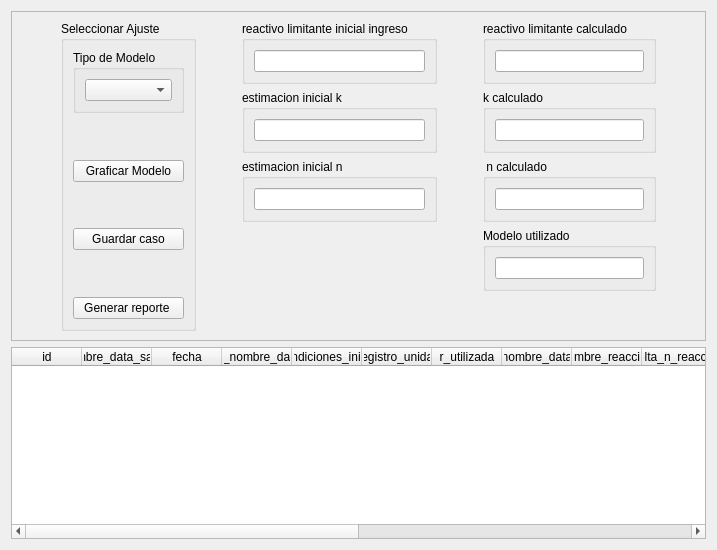
            <widget class="QWidget" name="mi_tab">
             <attribute name="title">
              <string>Método integral</string>
             </attribute>
             <layout class="QVBoxLayout" name="verticalLayout_15">
              <item>
               <widget class="QFrame" name="modelamiento">
                <property name="frameShape">
                 <enum>QFrame::StyledPanel</enum>
                </property>
                <property name="frameShadow">
                 <enum>QFrame::Raised</enum>
                </property>
                <layout class="QVBoxLayout" name="verticalLayout_14">
                 <item>
                  <layout class="QHBoxLayout" name="horizontalLayout_10">
                   <item>
                    <spacer name="horizontalSpacer_3">
                     <property name="orientation">
                      <enum>Qt::Horizontal</enum>
                     </property>
                     <property name="sizeHint" stdset="0">
                      <size>
                       <width>40</width>
                       <height>20</height>
                      </size>
                     </property>
                    </spacer>
                   </item>
                   <item>
                    <layout class="QHBoxLayout" name="horizontalLayout_44">
                     <item>
                      <widget class="QGroupBox" name="groupBox_5">
                       <property name="title">
                        <string>Seleccionar Ajuste</string>
                       </property>
                       <layout class="QVBoxLayout" name="verticalLayout_36">
                        <item>
                         <widget class="QGroupBox" name="groupBox_16">
                          <property name="title">
                           <string>Tipo de Modelo</string>
                          </property>
                          <layout class="QVBoxLayout" name="verticalLayout_18">
                           <item>
                            <widget class="QComboBox" name="ajustar_modelo_box"/>
                           </item>
                          </layout>
                         </widget>
                        </item>
                        <item>
                         <spacer name="verticalSpacer_6">
                          <property name="orientation">
                           <enum>Qt::Vertical</enum>
                          </property>
                          <property name="sizeHint" stdset="0">
                           <size>
                            <width>20</width>
                            <height>40</height>
                           </size>
                          </property>
                         </spacer>
                        </item>
                        <item>
                         <widget class="QPushButton" name="graficar_btn">
                          <property name="text">
                           <string>Graficar Modelo</string>
                          </property>
                         </widget>
                        </item>
                        <item>
                         <spacer name="verticalSpacer_5">
                          <property name="orientation">
                           <enum>Qt::Vertical</enum>
                          </property>
                          <property name="sizeHint" stdset="0">
                           <size>
                            <width>20</width>
                            <height>40</height>
                           </size>
                          </property>
                         </spacer>
                        </item>
                        <item>
                         <widget class="QPushButton" name="guardar_caso_btn">
                          <property name="text">
                           <string>Guardar caso</string>
                          </property>
                         </widget>
                        </item>
                        <item>
                         <spacer name="verticalSpacer_18">
                          <property name="orientation">
                           <enum>Qt::Vertical</enum>
                          </property>
                          <property name="sizeHint" stdset="0">
                           <size>
                            <width>20</width>
                            <height>40</height>
                           </size>
                          </property>
                         </spacer>
                        </item>
                        <item>
                         <widget class="QPushButton" name="rep2">
                          <property name="text">
                           <string>Generar reporte </string>
                          </property>
                         </widget>
                        </item>
                       </layout>
                      </widget>
                     </item>
                     <item>
                      <spacer name="horizontalSpacer_5">
                       <property name="orientation">
                        <enum>Qt::Horizontal</enum>
                       </property>
                       <property name="sizeHint" stdset="0">
                        <size>
                         <width>40</width>
                         <height>20</height>
                        </size>
                       </property>
                      </spacer>
                     </item>
                     <item>
                      <layout class="QVBoxLayout" name="verticalLayout_37">
                       <item>
                        <widget class="QGroupBox" name="groupBox_6">
                         <property name="title">
                          <string>reactivo limitante inicial ingreso</string>
                         </property>
                         <layout class="QHBoxLayout" name="horizontalLayout_45">
                          <item>
                           <widget class="QLineEdit" name="reactivo_limitante_inicial_edit">
                            <property name="tabletTracking">
                             <bool>false</bool>
                            </property>
                            <property name="contextMenuPolicy">
                             <enum>Qt::DefaultContextMenu</enum>
                            </property>
                            <property name="toolTip">
                             <string extracomment="comentario aquí"/>
                            </property>
                            <property name="statusTip">
                             <string extracomment="cometario 2 aquí"/>
                            </property>
                            <property name="whatsThis">
                             <string extracomment="cometario 3 aquí"/>
                            </property>
                            <property name="text">
                             <string/>
                            </property>
                           </widget>
                          </item>
                         </layout>
                        </widget>
                       </item>
                       <item>
                        <widget class="QGroupBox" name="groupBox_7">
                         <property name="title">
                          <string>estimacion inicial k</string>
                         </property>
                         <layout class="QHBoxLayout" name="horizontalLayout_46">
                          <item>
                           <widget class="QLineEdit" name="estimacion_inicial_k_edit">
                            <property name="tabletTracking">
                             <bool>false</bool>
                            </property>
                            <property name="contextMenuPolicy">
                             <enum>Qt::DefaultContextMenu</enum>
                            </property>
                            <property name="toolTip">
                             <string extracomment="comentario aquí"/>
                            </property>
                            <property name="statusTip">
                             <string extracomment="cometario 2 aquí"/>
                            </property>
                            <property name="whatsThis">
                             <string extracomment="cometario 3 aquí"/>
                            </property>
                            <property name="text">
                             <string/>
                            </property>
                           </widget>
                          </item>
                         </layout>
                        </widget>
                       </item>
                       <item>
                        <widget class="QGroupBox" name="groupBox_8">
                         <property name="title">
                          <string>estimacion inicial n</string>
                         </property>
                         <layout class="QHBoxLayout" name="horizontalLayout_47">
                          <item>
                           <widget class="QLineEdit" name="estimacion_inicial_n_edit">
                            <property name="tabletTracking">
                             <bool>false</bool>
                            </property>
                            <property name="contextMenuPolicy">
                             <enum>Qt::DefaultContextMenu</enum>
                            </property>
                            <property name="toolTip">
                             <string extracomment="comentario aquí"/>
                            </property>
                            <property name="statusTip">
                             <string extracomment="cometario 2 aquí"/>
                            </property>
                            <property name="whatsThis">
                             <string extracomment="cometario 3 aquí"/>
                            </property>
                            <property name="text">
                             <string/>
                            </property>
                           </widget>
                          </item>
                         </layout>
                        </widget>
                       </item>
                       <item>
                        <spacer name="verticalSpacer">
                         <property name="orientation">
                          <enum>Qt::Vertical</enum>
                         </property>
                         <property name="sizeHint" stdset="0">
                          <size>
                           <width>20</width>
                           <height>40</height>
                          </size>
                         </property>
                        </spacer>
                       </item>
                      </layout>
                     </item>
                     <item>
                      <spacer name="horizontalSpacer_6">
                       <property name="orientation">
                        <enum>Qt::Horizontal</enum>
                       </property>
                       <property name="sizeHint" stdset="0">
                        <size>
                         <width>40</width>
                         <height>20</height>
                        </size>
                       </property>
                      </spacer>
                     </item>
                     <item>
                      <layout class="QVBoxLayout" name="verticalLayout_38">
                       <item>
                        <widget class="QGroupBox" name="groupBox_9">
                         <property name="title">
                          <string>reactivo limitante calculado</string>
                         </property>
                         <layout class="QHBoxLayout" name="horizontalLayout_48">
                          <item>
                           <widget class="QLineEdit" name="reactivo_limitante_calculado">
                            <property name="tabletTracking">
                             <bool>false</bool>
                            </property>
                            <property name="contextMenuPolicy">
                             <enum>Qt::DefaultContextMenu</enum>
                            </property>
                            <property name="toolTip">
                             <string extracomment="comentario aquí"/>
                            </property>
                            <property name="statusTip">
                             <string extracomment="cometario 2 aquí"/>
                            </property>
                            <property name="whatsThis">
                             <string extracomment="cometario 3 aquí"/>
                            </property>
                            <property name="text">
                             <string/>
                            </property>
                           </widget>
                          </item>
                         </layout>
                        </widget>
                       </item>
                       <item>
                        <widget class="QGroupBox" name="groupBox_10">
                         <property name="title">
                          <string>k calculado</string>
                         </property>
                         <layout class="QHBoxLayout" name="horizontalLayout_49">
                          <item>
                           <widget class="QLineEdit" name="k_calculado">
                            <property name="tabletTracking">
                             <bool>false</bool>
                            </property>
                            <property name="contextMenuPolicy">
                             <enum>Qt::DefaultContextMenu</enum>
                            </property>
                            <property name="toolTip">
                             <string extracomment="comentario aquí"/>
                            </property>
                            <property name="statusTip">
                             <string extracomment="cometario 2 aquí"/>
                            </property>
                            <property name="whatsThis">
                             <string extracomment="cometario 3 aquí"/>
                            </property>
                            <property name="text">
                             <string/>
                            </property>
                           </widget>
                          </item>
                         </layout>
                        </widget>
                       </item>
                       <item>
                        <widget class="QGroupBox" name="groupBox_11">
                         <property name="title">
                          <string> n calculado</string>
                         </property>
                         <layout class="QHBoxLayout" name="horizontalLayout_50">
                          <item>
                           <widget class="QLineEdit" name="n_calculado">
                            <property name="tabletTracking">
                             <bool>false</bool>
                            </property>
                            <property name="contextMenuPolicy">
                             <enum>Qt::DefaultContextMenu</enum>
                            </property>
                            <property name="toolTip">
                             <string extracomment="comentario aquí"/>
                            </property>
                            <property name="statusTip">
                             <string extracomment="cometario 2 aquí"/>
                            </property>
                            <property name="whatsThis">
                             <string extracomment="cometario 3 aquí"/>
                            </property>
                            <property name="text">
                             <string/>
                            </property>
                           </widget>
                          </item>
                         </layout>
                        </widget>
                       </item>
                       <item>
                        <widget class="QGroupBox" name="groupBox_12">
                         <property name="title">
                          <string>Modelo utilizado</string>
                         </property>
                         <layout class="QHBoxLayout" name="horizontalLayout_51">
                          <item>
                           <widget class="QLineEdit" name="modelo_utilizado">
                            <property name="tabletTracking">
                             <bool>false</bool>
                            </property>
                            <property name="contextMenuPolicy">
                             <enum>Qt::DefaultContextMenu</enum>
                            </property>
                            <property name="toolTip">
                             <string extracomment="comentario aquí"/>
                            </property>
                            <property name="statusTip">
                             <string extracomment="cometario 2 aquí"/>
                            </property>
                            <property name="whatsThis">
                             <string extracomment="cometario 3 aquí"/>
                            </property>
                            <property name="text">
                             <string/>
                            </property>
                           </widget>
                          </item>
                         </layout>
                        </widget>
                       </item>
                       <item>
                        <spacer name="verticalSpacer_2">
                         <property name="orientation">
                          <enum>Qt::Vertical</enum>
                         </property>
                         <property name="sizeHint" stdset="0">
                          <size>
                           <width>20</width>
                           <height>40</height>
                          </size>
                         </property>
                        </spacer>
                       </item>
                      </layout>
                     </item>
                    </layout>
                   </item>
                   <item>
                    <spacer name="horizontalSpacer_4">
                     <property name="orientation">
                      <enum>Qt::Horizontal</enum>
                     </property>
                     <property name="sizeHint" stdset="0">
                      <size>
                       <width>40</width>
                       <height>20</height>
                      </size>
                     </property>
                    </spacer>
                   </item>
                  </layout>
                 </item>
                </layout>
               </widget>
              </item>
              <item>
               <widget class="QTableWidget" name="datos_salida_tabla">
                <property name="focusPolicy">
                 <enum>Qt::NoFocus</enum>
                </property>
                <property name="showGrid">
                 <bool>false</bool>
                </property>
                <attribute name="horizontalHeaderMinimumSectionSize">
                 <number>50</number>
                </attribute>
                <attribute name="horizontalHeaderDefaultSectionSize">
                 <number>70</number>
                </attribute>
                <attribute name="horizontalHeaderStretchLastSection">
                 <bool>true</bool>
                </attribute>
                <attribute name="verticalHeaderVisible">
                 <bool>false</bool>
                </attribute>
                <column>
                 <property name="text">
                  <string>id</string>
                 </property>
                </column>
                <column>
                 <property name="text">
                  <string>nombre_data_salida</string>
                 </property>
                </column>
                <column>
                 <property name="text">
                  <string>fecha</string>
                 </property>
                </column>
                <column>
                 <property name="text">
                  <string>id_nombre_data</string>
                 </property>
                </column>
                <column>
                 <property name="text">
                  <string>id_condiciones_iniciales</string>
                 </property>
                </column>
                <column>
                 <property name="text">
                  <string>id_registro_unidades</string>
                 </property>
                </column>
                <column>
                 <property name="text">
                  <string>r_utilizada</string>
                 </property>
                </column>
                <column>
                 <property name="text">
                  <string>nombre_data</string>
                 </property>
                </column>
                <column>
                 <property name="text">
                  <string>nombre_reaccion</string>
                 </property>
                </column>
                <column>
                 <property name="text">
                  <string>delta_n_reaccion</string>
                 </property>
                </column>
                <column>
                 <property name="text">
                  <string>epsilon_reactivo_limitante</string>
                 </property>
                </column>
                <column>
                 <property name="text">
                  <string>tipo_especie</string>
                 </property>
                </column>
                <column>
                 <property name="text">
                  <string>especie_quimica</string>
                 </property>
                </column>
                <column>
                 <property name="text">
                  <string>constante_cinetica</string>
                 </property>
                </column>
                <column>
                 <property name="text">
                  <string>orden_reaccion</string>
                 </property>
                </column>
                <column>
                 <property name="text">
                  <string>modelo_cinetico</string>
                 </property>
                </column>
                <column>
                 <property name="text">
                  <string>tipo_calculo</string>
                 </property>
                </column>
                <column>
                 <property name="text">
                  <string>detalles</string>
                 </property>
                </column>
               </widget>
              </item>
             </layout>
            </widget>
